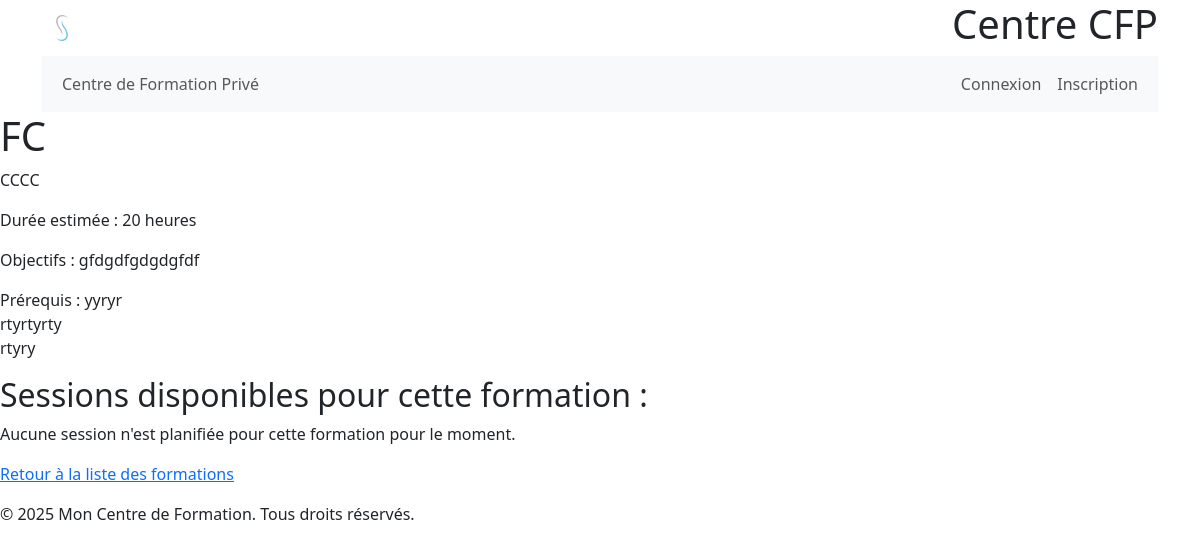
The app's page /formations/1/ with its own data.
### gestion_formations/models.py (models this page shows, shortened)
class Formation(models.Model): # cours
    nom = models.CharField(max_length=255, verbose_name=_("Nom de la formation"))
    description = models.TextField(blank=True, null=True, verbose_name=_("Description"))
    duree_heures = models.PositiveIntegerField( blank=True, null=True, verbose_name=_("Durée totale en heures") ) # Durée totale estimée de la formation
    objectifs = models.TextField(blank=True, null=True, verbose_name=_("Objectifs"))
    prerequis = models.TextField(blank=True, null=True, verbose_name=_("Prérequis"))
    est_active = models.BooleanField(default=True, verbose_name=_("Est active"))
    class Meta:
        verbose_name = _("Formation")
        verbose_name_plural = _("Formations")

### gestion_formations/views.py (the view)
# urls.py: path('<int:pk>/', views.formation_detail, name='detail'),
def formation_detail(request, pk):
     formation = get_object_or_404(Formation, pk=pk)
     context = {
         'formation': formation, # Passe l'objet formation au template
         'titre_page': f'Détail de la formation : {formation.nom}'
     }
     return render(request, 'gestion_formations/formation_detail.html', context)

### gestion_formations/templates/gestion_formations/formation_detail.html (shortened to what this page needs)
{% extends 'base.html' %}
{% block content %}
    <h1>{{ formation.nom }}</h1>
    <p>{{ formation.description|linebreaksbr }}</p>
    <p>Durée estimée : {{ formation.duree_heures|default:"Non spécifié" }} heures</p>
    <p>Objectifs : {{ formation.objectifs|linebreaksbr|default:"Non spécifié" }}</p>
    <p>Prérequis : {{ formation.prerequis|linebreaksbr|default:"Non spécifié" }}</p>
    <h2>Sessions disponibles pour cette formation :</h2>
    {% if formation.sessions.all %}
        <ul>
            {% for session in formation.sessions.all %}
                <li>
                    <h3>{{ session.nom_session }}</h3>
                    <p>Période : Du {{ session.date_debut_session|date:"d/m/Y" }} au {{ session.date_fin_session|date:"d/m/Y" }}</p>
                    <p>Lieu principal : {{ session.lieu|default:"Non spécifié" }}</p>
                    <p>Capacité max : {{ session.capacite_max }}</p>
                    <p>Formateur principal : {% if session.instructor_principal %}{{ session.instructor_principal.user.get_full_name }}{% else %}Non assigné{% endif %}</p>
                    <p>Inscrits : {{ session.enrollments.count }} / {{ session.capacite_max }}</p>
                </li>
            {% endfor %}
        </ul>
    {% else %}
        <p>Aucune session n'est planifiée pour cette formation pour le moment.</p>
    {% endif %}
    <p><a href="{% url 'gestion_formations:list' %}">Retour à la liste des formations</a></p>
{% endblock %}

### records on screen
Formation: nom "FC", description "CCCC", duree_heures "20", objectifs "gfdgdfgdgdgfdf", prerequis "yyryr rtyrtyrty rtyry"
